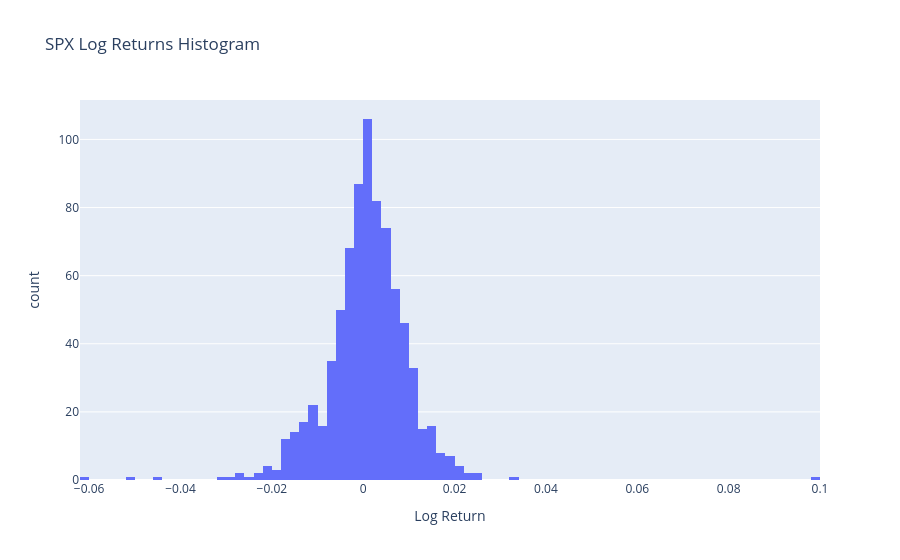
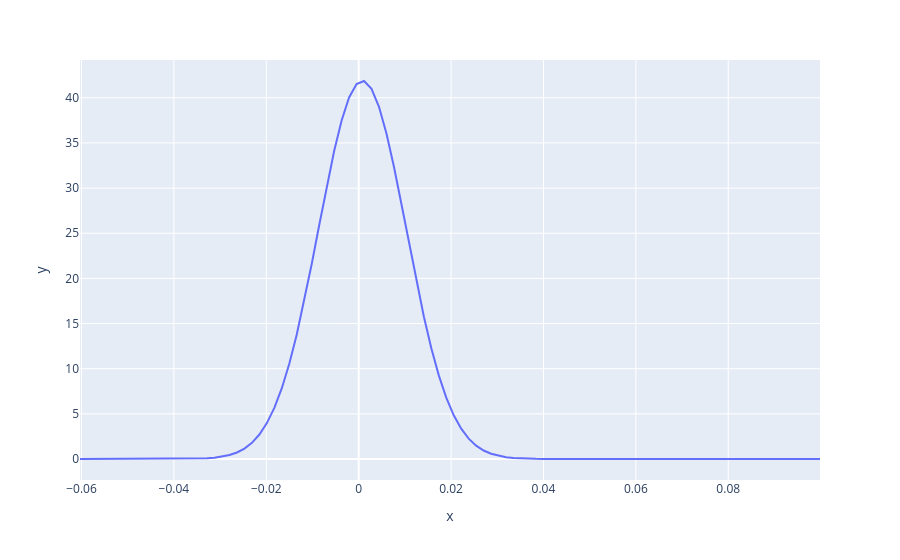

Here is the notebook cell these charts were saved with, in order:
### Code cell
# fit lognormal distribution to log returns
log_returns = spy['Log Return']
mean = log_returns.mean()
std = log_returns.std()

# plot histogram of log returns and fitted lognormal distribution
fig = px.histogram(spy, x='Log Return', title='SPX Log Returns Histogram', nbins=100)
fig.show()

# plot the pdf of the lognormal distribution
x = np.linspace(log_returns.min(), log_returns.max(), 100)
pdf = 1/(std*np.sqrt(2*np.pi))*np.exp(-(x-mean)**2/(2*std**2))
px.line(x=x, y=pdf)

### Figure 1 — Plotly figure (JSON) as saved in the notebook; plotly's stock layout.template omitted (floating-point values rounded to 4 significant figures; data arrays with more than 128 entries replaced by an {"elided": "..."} marker saying what was removed)
{"data": [{"bingroup": "x", "hovertemplate": "Log Return=%{x}<br>count=%{y}<extra></extra>", "legendgroup": "", "marker": {"color": "#636efa", "pattern": {"shape": ""}}, "name": "", "nbinsx": 100, "orientation": "v", "showlegend": false, "type": "histogram", "x": {"elided": "792 float values"}, "xaxis": "x", "yaxis": "y"}], "layout": {"barmode": "relative", "legend": {"tracegroupgap": 0}, "title": {"text": "SPX Log Returns Histogram"}, "xaxis": {"anchor": "y", "domain": [0, 1], "title": {"text": "Log Return"}}, "yaxis": {"anchor": "x", "domain": [0, 1], "title": {"text": "count"}}}}

### Figure 2 — Plotly figure (JSON) as saved in the notebook; plotly's stock layout.template omitted (floating-point values rounded to 4 significant figures)
{"data": [{"hovertemplate": "x=%{x}<br>y=%{y}<extra></extra>", "legendgroup": "", "line": {"color": "#636efa", "dash": "solid"}, "marker": {"symbol": "circle"}, "mode": "lines", "name": "", "orientation": "v", "showlegend": false, "type": "scatter", "x": [-0.06033, -0.05871, -0.05709, -0.05547, -0.05385, -0.05224, -0.05062, -0.049, -0.04738, -0.04576, -0.04415, -0.04253, -0.04091, -0.03929, -0.03767, -0.03606, -0.03444, -0.03282, -0.0312, -0.02958, -0.02797, -0.02635, -0.02473, -0.02311, -0.02149, -0.01987, -0.01826, -0.01664, -0.01502, -0.0134, -0.01178, -0.01017, -0.008548, -0.00693, -0.005312, -0.003694, -0.002076, -0.0004578, 0.00116, 0.002778, 0.004396, 0.006014, 0.007633, 0.009251, 0.01087, 0.01249, 0.0141, 0.01572, 0.01734, 0.01896, 0.02058, 0.0222, 0.02381, 0.02543, 0.02705, 0.02867, 0.03029, 0.0319, 0.03352, 0.03514, 0.03676, 0.03838, 0.03999, 0.04161, 0.04323, 0.04485, 0.04647, 0.04808, 0.0497, 0.05132, 0.05294, 0.05456, 0.05617, 0.05779, 0.05941, 0.06103, 0.06265, 0.06427, 0.06588, 0.0675, 0.06912, 0.07074, 0.07236, 0.07397, 0.07559, 0.07721, 0.07883, 0.08045, 0.08206, 0.08368, 0.0853, 0.08692, 0.08854, 0.09015, 0.09177, 0.09339, 0.09501, 0.09663, 0.09824, 0.09986], "xaxis": "x", "y": [4.749e-08, 1.393e-07, 3.97e-07, 1.099e-06, 2.957e-06, 7.728e-06, 1.962e-05, 4.84e-05, 0.000116, 0.0002701, 0.000611, 0.001343, 0.002867, 0.005948, 0.01199, 0.02347, 0.04465, 0.08252, 0.1482, 0.2585, 0.4381, 0.7214, 1.154, 1.794, 2.708, 3.973, 5.663, 7.842, 10.55, 13.79, 17.51, 21.6, 25.89, 30.15, 34.11, 37.49, 40.03, 41.53, 41.86, 40.99, 39.0, 36.05, 32.37, 28.24, 23.94, 19.72, 15.77, 12.26, 9.259, 6.793, 4.842, 3.353, 2.256, 1.475, 0.9366, 0.5779, 0.3464, 0.2017, 0.1141, 0.06275, 0.03351, 0.01739, 0.008765, 0.004293, 0.002042, 0.0009442, 0.000424, 0.000185, 7.843e-05, 3.23e-05, 1.293e-05, 5.025e-06, 1.898e-06, 6.963e-07, 2.482e-07, 8.598e-08, 2.893e-08, 9.458e-09, 3.004e-09, 9.269e-10, 2.779e-10, 8.094e-11, 2.29e-11, 6.296e-12, 1.682e-12, 4.364e-13, 1.1e-13, 2.695e-14, 6.412e-15, 1.482e-15, 3.33e-16, 7.266e-17, 1.541e-17, 3.173e-18, 6.35e-19, 1.235e-19, 2.332e-20, 4.279e-21, 7.63e-22, 1.322e-22], "yaxis": "y"}], "layout": {"legend": {"tracegroupgap": 0}, "margin": {"t": 60}, "xaxis": {"anchor": "y", "domain": [0, 1], "title": {"text": "x"}}, "yaxis": {"anchor": "x", "domain": [0, 1], "title": {"text": "y"}}}}
